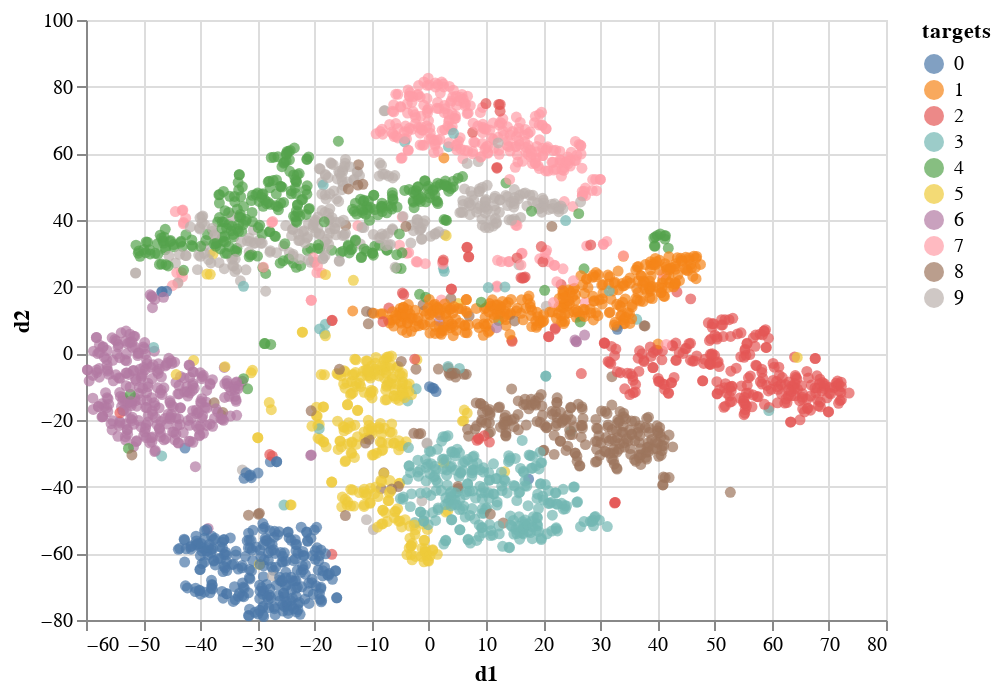

This figure's notebook cell:
### Markdown cell above
### Altair visuals

### Code cell
import altair as alt
source = tsne_df
source['targets'] = source['targets'].astype(str)

alt.Chart(source).mark_circle().encode(
    alt.X('d1', scale=alt.Scale(zero=False)),
    alt.Y('d2', scale=alt.Scale(zero=False, padding=1)),
    color='targets'
)

### Figure 1 — Vega-Lite specification as saved in the notebook (floating-point values rounded to 4 significant figures; data arrays with more than 128 entries replaced by an {"elided": "..."} marker saying what was removed)
{"config": {"view": {"continuousWidth": 400, "continuousHeight": 300}}, "data": {"name": "data-4848b5b44b18c9befc79e08eca551fbe"}, "mark": "circle", "encoding": {"color": {"type": "nominal", "field": "targets"}, "x": {"type": "quantitative", "field": "d1", "scale": {"zero": false}}, "y": {"type": "quantitative", "field": "d2", "scale": {"padding": 1, "zero": false}}}, "$schema": "https://vega.github.io/schema/vega-lite/v4.8.1.json", "datasets": {"data-4848b5b44b18c9befc79e08eca551fbe": {"elided": "3000 records"}}}
